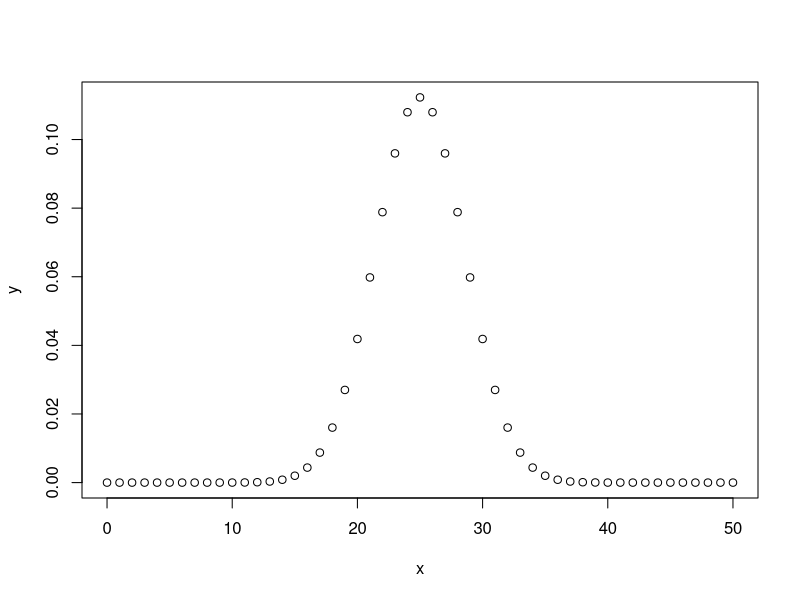
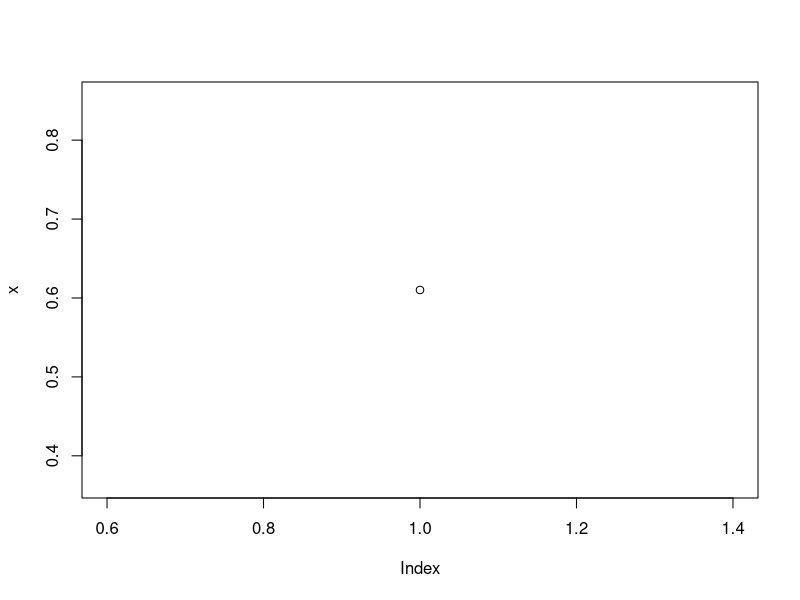

Recreate these plots in R, in order.
# Create a sample of 50 numbers which are incremented by 1.
x <- seq(0,50,by = 1)

# Create the binomial distribution.
y <- dbinom(x,50,0.5)

# Plot the graph for this sample.
plot(x,y)

# Probability of getting 26 or less heads from a 51 tosses of a coin.
x <- pbinom(26,51,0.5)

print(x)
plot(x)


# How many heads will have a probability of 0.25 will come out when a coin
# is tossed 51 times.
x <- qbinom(0.25,51,1/2)

print(x)

# Find 8 random values from a sample of 150 with probability of 0.4.
x <- rbinom(8,150,.4)

print(x)